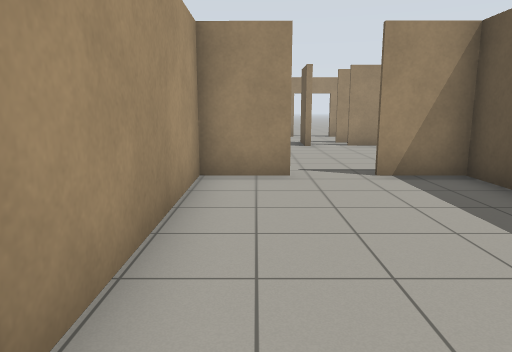
view 1 (above)

24 first-person views from a walk through a world built for the Gazebo simulator. The camera is 1.2 m above the floor, tilts 10° down and sees 70° across. The floor is counted in squares, 1 m on a side. Each view is taken from the middle of a square. On the plan, view 1 faces up. The plan holds only what a view shows up to about 14 squares ahead; the rest is blank. Some surface patterns are stand-ins.

view 2
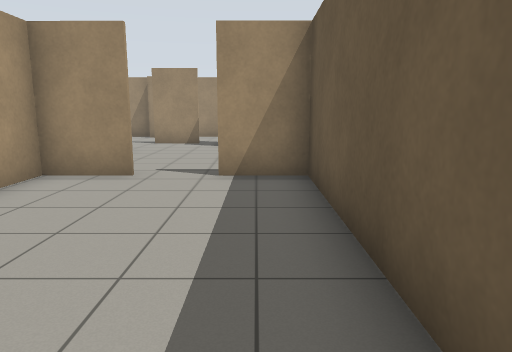

view 3
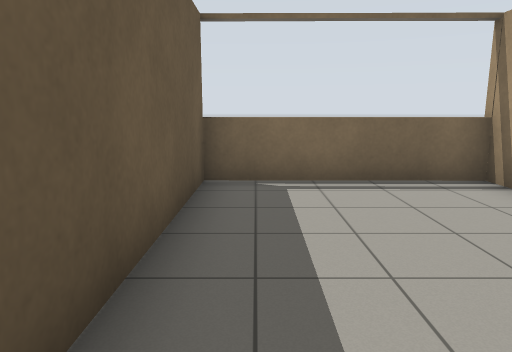

view 4
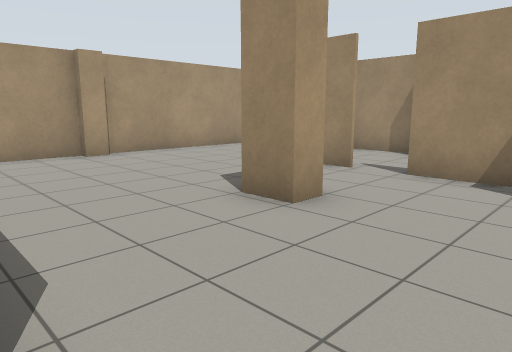

view 5
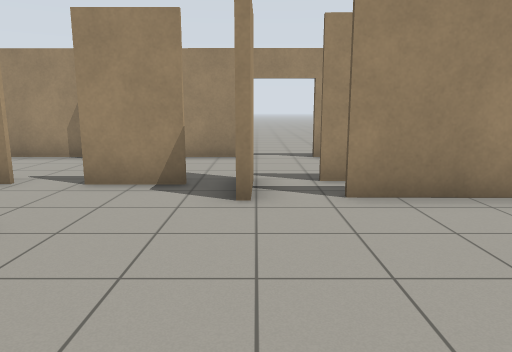

view 6
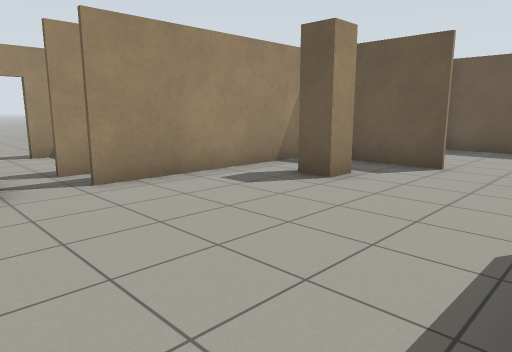

view 7
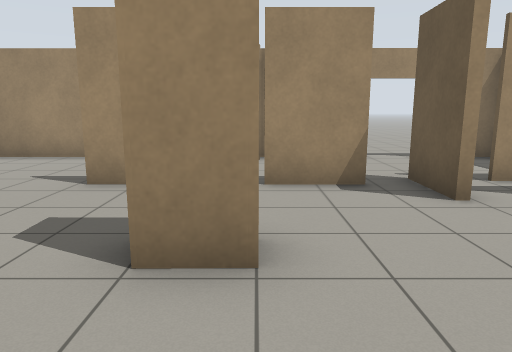

view 8
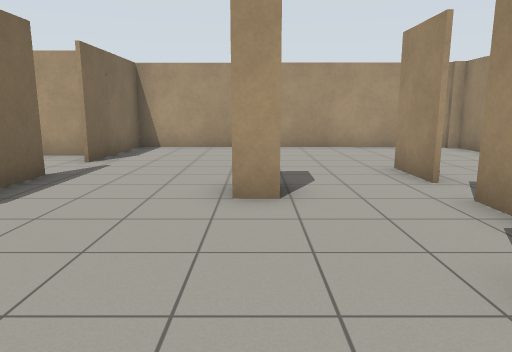

view 9
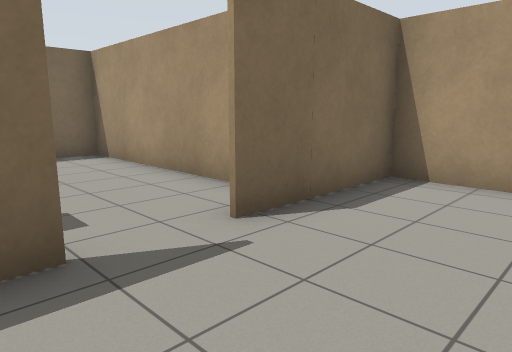

view 10
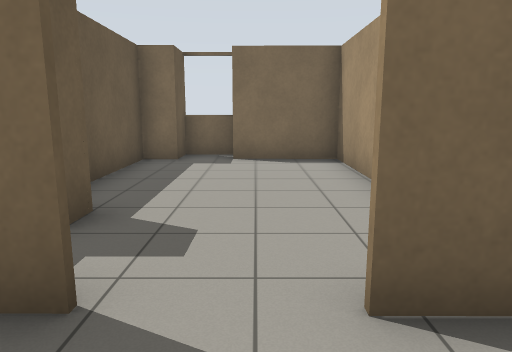

view 11
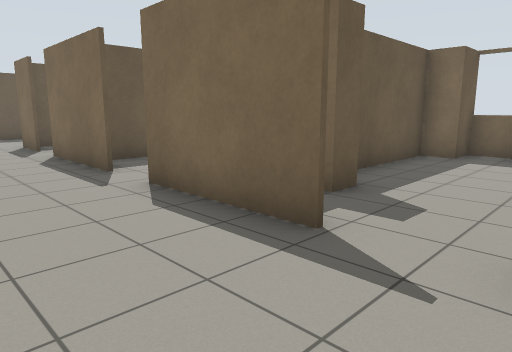

view 12
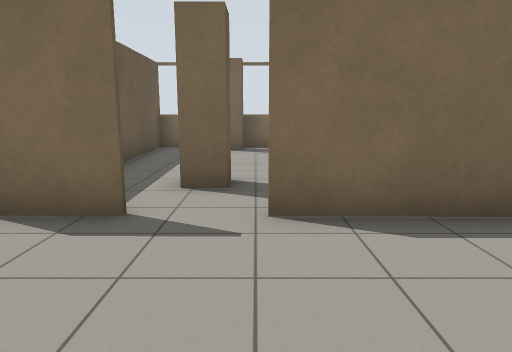

view 13
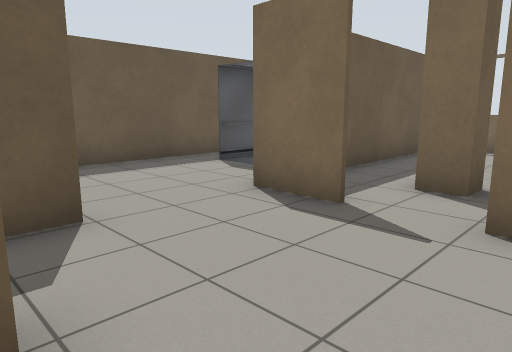

view 14
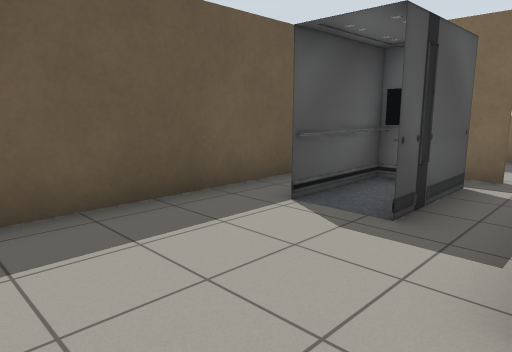

view 15
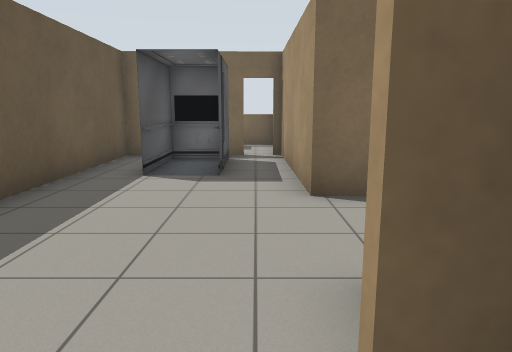

view 16
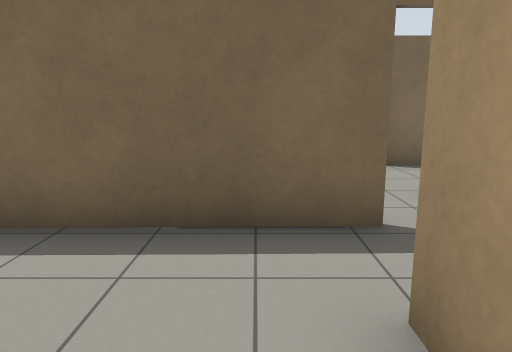

view 17
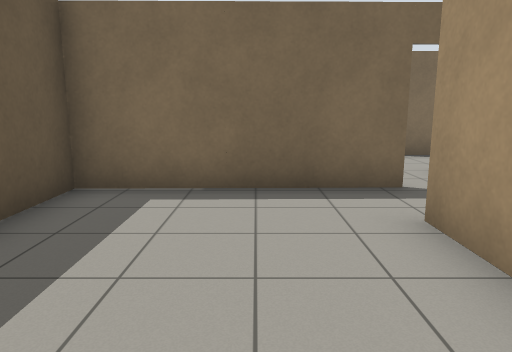

view 18
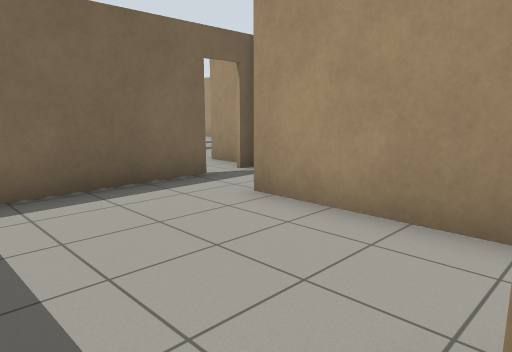

view 19
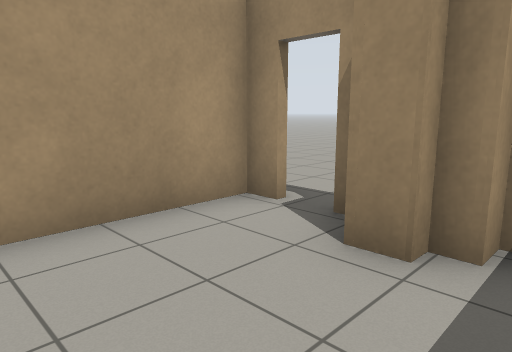

view 20
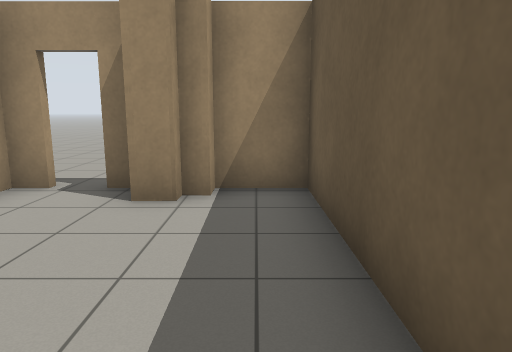

view 21
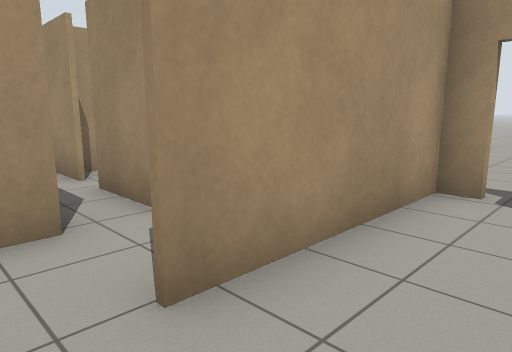

view 22
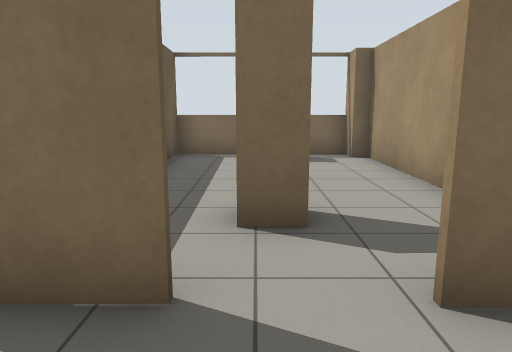

view 23
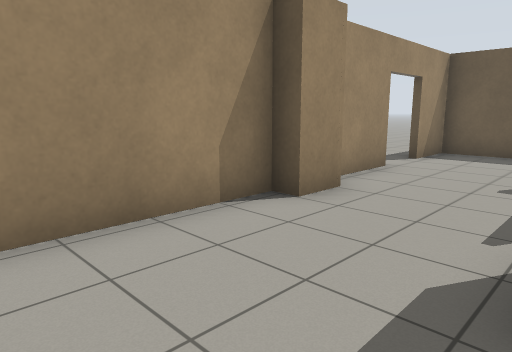

view 24
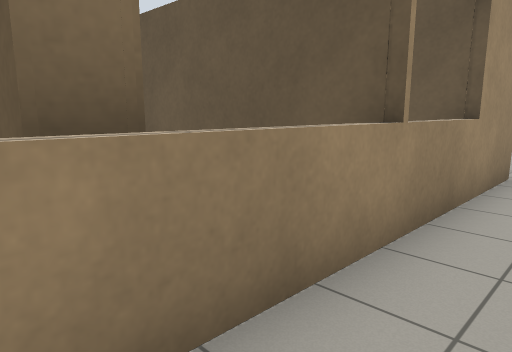

### Floor plan
Ten units are one square. View 1 is at (0, 0); x grows to the right and y downward. Boxes are objects, and circles mark ways between rooms. Rooms are numbered by the first view taken in them; rooms with no view inside come last. Other rooms are left out.
<svg viewBox="-90 -185 254 210">
<path fill="none" stroke="#000" d="M8 -69 -11 -69 -10 -13M-11 13 39 14 40 -68 23 -68M-11 -114 -11 -107 -21 -107M-20 -140 -39 -140M9 -140 -9 -140M17 -128 18 -145M20 -143 19 -130M-8 -173 -18 -173 -18 -177 -81 -177M-29 -70 7 -70M22 -69 59 -69M19 -177 -10 -177M-81 -113 -81 -106 -85 -106 -85 -71 -46 -70M53 -159 53 -177 35 -177M64 -143 31 -143M55 -174 41 -174M74 -107 67 -107 66 -115M-85 -167 -85 -114M87 -130 32 -130M75 -69 92 -69M91 -95 91 -118M106 -113 159 -114 158 -177 144 -177 143 -172 139 -172 139 -168 133 -168M131 -177 126 -177M92 -132 92 -125M117 -177 111 -177 111 -130M92 -113 97 -113M71 12 64 11M116 17 116 6M138 16 61 16M92 -69 92 -17M103 -18 110 -18M131 -18 136 -18 135 -110M92 -107 92 -95M65 -46 65 -53 73 -53M41 -34 40 6M64 5 68 5M91 -59 91 -64M44 14 89 14M91 17 91 -42M-20 -46 -20 -54M-21 4 -11 4 -12 -32M-61 -64 -61 3 -33 3M-34 13 -21 13"/>
<rect x="105" y="-55" width="20" height="30" fill="#bbb"><title>car</title></rect>
<circle cx="15" cy="-70" r="3" fill="#2a7"/>
<circle cx="90" cy="-85" r="3" fill="#2a7"/>
<circle cx="65" cy="-70" r="3" fill="#2a7"/>
<circle cx="-35" cy="-70" r="3" fill="#2a7"/>
<circle cx="100" cy="-110" r="3" fill="#2a7"/>
<text x="10" y="-30">1</text>
<text x="-10" y="-120">2</text>
<text x="130" y="-140">3</text>
<text x="40" y="20">4</text>
<text x="110" y="-60">5</text>
<text x="60" y="-30">6</text>
<text x="-40" y="-30">7</text>
</svg>
Room 1 opens to room 2. Room 2 opens to room 5. Room 2 opens to room 6. Room 2 opens to room 7. Room 3 opens to room 5.

Where each view was taken, in squares from view 1:
view 1: 0 up, 0 right, facing up
view 2: 0 up, 3 right, facing up
view 3: 5 up, 3 right, facing down
view 4: 7 up, 2 right, facing up-left
view 5: 8 up, 2 right, facing up
view 6: 7 up, 1 right, facing up-right
view 7: 8 up, 1 left, facing up
view 8: 11 up, 4 right, facing left
view 9: 10 up, 2 left, facing down-left
view 10: 9 up, 4 left, facing down
view 11: 10 up, 5 left, facing down-right
view 12: 11 up, 6 right, facing down
view 13: 11 up, 5 right, facing down-right
view 14: 9 up, 9 right, facing down-right
view 15: 12 up, 10 right, facing down
view 16: 15 up, 12 right, facing down
view 17: 17 up, 13 right, facing down
view 18: 17 up, 15 right, facing down-left
view 19: 14 up, 15 right, facing up-left
view 20: 12 up, 15 right, facing up
view 21: 12 up, 13 right, facing up-left
view 22: 9 up, 7 right, facing down
view 23: 14 up, 6 left, facing up-right
view 24: 3 down, 6 right, facing up-right
